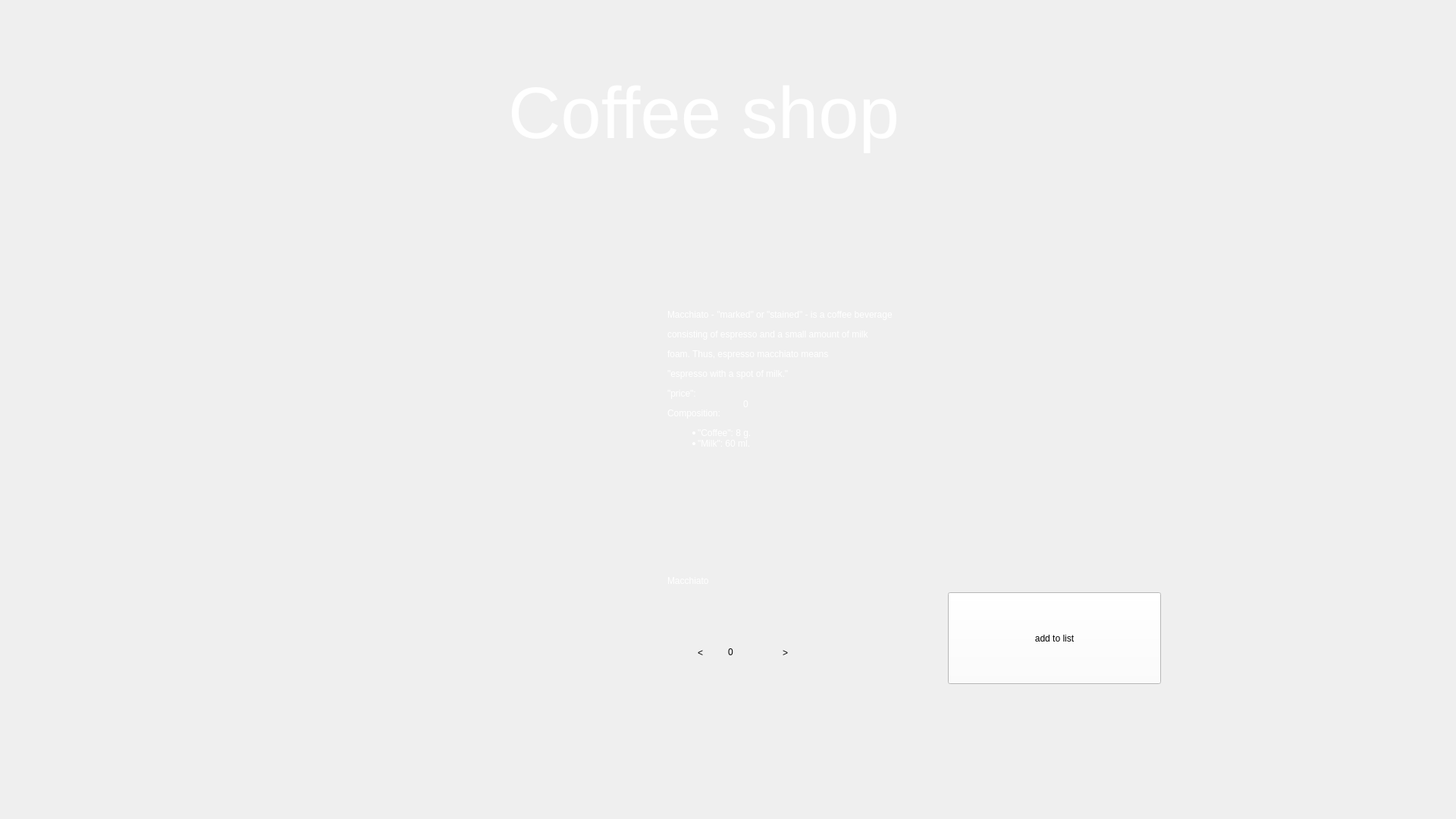
<?xml version="1.0" encoding="UTF-8"?>
<ui version="4.0">
 <class>MacchiatoForm</class>
 <widget class="QWidget" name="MacchiatoForm">
  <property name="geometry">
   <rect>
    <x>0</x>
    <y>0</y>
    <width>1920</width>
    <height>1080</height>
   </rect>
  </property>
  <property name="windowTitle">
   <string>Form</string>
  </property>
  <property name="styleSheet">
   <string notr="true"/>
  </property>
  <widget class="QLabel" name="Back">
   <property name="geometry">
    <rect>
     <x>0</x>
     <y>0</y>
     <width>1920</width>
     <height>1080</height>
    </rect>
   </property>
   <property name="styleSheet">
    <string notr="true">background-image: url(':/res/img/backgr.png');

background-repeat: no-repeat;
</string>
   </property>
   <property name="text">
    <string/>
   </property>
  </widget>
  <widget class="QLabel" name="label_2">
   <property name="geometry">
    <rect>
     <x>670</x>
     <y>80</y>
     <width>581</width>
     <height>141</height>
    </rect>
   </property>
   <property name="styleSheet">
    <string notr="true">position: absolute;
font: 700 26pt &quot;Segoe Script&quot;;
width: 328px;
height: 88px;
left: 796px;
top: 79px;
font-style: normal;
font-weight: 400;
font-size: 64px;
line-height: 88px;
color: #FFFFFF;
 border: none; 
outline: none;
background-position: center;
 background-repeat: no-repeat; 
background-color: transparent;</string>
   </property>
   <property name="text">
    <string>&lt;html&gt;&lt;head/&gt;&lt;body&gt;&lt;p&gt;&lt;span style=&quot; font-size:72pt;&quot;&gt;Coffee shop&lt;/span&gt;&lt;/p&gt;&lt;/body&gt;&lt;/html&gt;</string>
   </property>
  </widget>
  <widget class="QPushButton" name="Zerno">
   <property name="geometry">
    <rect>
     <x>89</x>
     <y>79</y>
     <width>130</width>
     <height>130</height>
    </rect>
   </property>
   <property name="styleSheet">
    <string notr="true">background-image: url(':/res/img/24.png');
background-position: center;
 background-repeat: no-repeat; 
background-color: transparent;
 border: none; 
outline: none;</string>
   </property>
   <property name="text">
    <string/>
   </property>
  </widget>
  <widget class="QLabel" name="label">
   <property name="geometry">
    <rect>
     <x>230</x>
     <y>310</y>
     <width>500</width>
     <height>591</height>
    </rect>
   </property>
   <property name="styleSheet">
    <string notr="true">background-image: url(':/res/img/Macchiato2.png');
background-position: center;
 background-repeat: no-repeat; </string>
   </property>
   <property name="text">
    <string/>
   </property>
  </widget>
  <widget class="QLabel" name="label_3">
   <property name="geometry">
    <rect>
     <x>880</x>
     <y>310</y>
     <width>711</width>
     <height>381</height>
    </rect>
   </property>
   <property name="styleSheet">
    <string notr="true">font: 700 18pt &quot;Segoe Script&quot;;
color: #FFFFFF;
</string>
   </property>
   <property name="text">
    <string>&lt;html&gt;&lt;head/&gt;&lt;body&gt;&lt;p&gt;Macchiato - &amp;quot;marked&amp;quot; or &amp;quot;stained&amp;quot; - is a coffee beverage &lt;/p&gt;&lt;p align=&quot;justify&quot;&gt;consisting of espresso and a small amount of milk &lt;/p&gt;&lt;p align=&quot;justify&quot;&gt;foam. Thus, espresso macchiato means &lt;/p&gt;&lt;p align=&quot;justify&quot;&gt;&amp;quot;espresso with a spot of milk.&amp;quot;&lt;/p&gt;&lt;p align=&quot;justify&quot;&gt;&amp;quot;price&amp;quot;: &lt;/p&gt;&lt;p&gt;Composition:&lt;/p&gt;&lt;ul style=&quot;margin-top: 0px; margin-bottom: 0px; margin-left: 0px; margin-right: 0px; -qt-list-indent: 1;&quot;&gt;&lt;li style=&quot; margin-top:12px; margin-bottom:0px; margin-left:0px; margin-right:0px; -qt-block-indent:0; text-indent:0px;&quot;&gt;&amp;quot;Coffee&amp;quot;: 8 g.&lt;/li&gt;&lt;li style=&quot; margin-top:0px; margin-bottom:12px; margin-left:0px; margin-right:0px; -qt-block-indent:0; text-indent:0px;&quot;&gt;&amp;quot;Milk&amp;quot;: 60 ml.&lt;/li&gt;&lt;/ul&gt;&lt;/body&gt;&lt;/html&gt;</string>
   </property>
  </widget>
  <widget class="QPushButton" name="Buttmin">
   <property name="geometry">
    <rect>
     <x>884</x>
     <y>820</y>
     <width>79</width>
     <height>81</height>
    </rect>
   </property>
   <property name="styleSheet">
    <string notr="true">font: 700 18pt &quot;Segoe Script&quot;;
background-image: url(:/res/img/whites.png);

 border: none; 
outline: none;</string>
   </property>
   <property name="text">
    <string>&lt;</string>
   </property>
  </widget>
  <widget class="QPushButton" name="Buttpl">
   <property name="geometry">
    <rect>
     <x>995</x>
     <y>820</y>
     <width>81</width>
     <height>81</height>
    </rect>
   </property>
   <property name="styleSheet">
    <string notr="true">font: 700 18pt &quot;Segoe Script&quot;;
background-image: url(:/res/img/whites.png);

 border: none; 
outline: none;</string>
   </property>
   <property name="text">
    <string>&gt;</string>
   </property>
  </widget>
  <widget class="QLabel" name="numberqwert">
   <property name="geometry">
    <rect>
     <x>960</x>
     <y>820</y>
     <width>91</width>
     <height>81</height>
    </rect>
   </property>
   <property name="statusTip">
    <string/>
   </property>
   <property name="whatsThis">
    <string/>
   </property>
   <property name="layoutDirection">
    <enum>Qt::LeftToRight</enum>
   </property>
   <property name="styleSheet">
    <string notr="true">font: 700 18pt &quot;Segoe Script&quot;;
 border: none; 
outline: none;
background-image: url(:/res/img/whites.png);
text-align: center;</string>
   </property>
   <property name="lineWidth">
    <number>1</number>
   </property>
   <property name="text">
    <string>&lt;html&gt;&lt;head/&gt;&lt;body&gt;&lt;p&gt;0&lt;/p&gt;&lt;/body&gt;&lt;/html&gt;</string>
   </property>
  </widget>
  <widget class="QPushButton" name="pushButton">
   <property name="geometry">
    <rect>
     <x>1250</x>
     <y>781</y>
     <width>281</width>
     <height>121</height>
    </rect>
   </property>
   <property name="styleSheet">
    <string notr="true">font: 700 25pt &quot;Segoe Script&quot;;
background-color: rgb(255, 255, 255);
background-color: rgb(255, 255, 255);</string>
   </property>
   <property name="text">
    <string>add to list</string>
   </property>
  </widget>
  <widget class="QLabel" name="L1">
   <property name="geometry">
    <rect>
     <x>980</x>
     <y>523</y>
     <width>49</width>
     <height>20</height>
    </rect>
   </property>
   <property name="styleSheet">
    <string notr="true">font: 700 18pt &quot;Segoe Script&quot;;
color: #FFFFFF;</string>
   </property>
   <property name="text">
    <string>0</string>
   </property>
  </widget>
  <widget class="QLabel" name="Lab1">
   <property name="geometry">
    <rect>
     <x>880</x>
     <y>730</y>
     <width>251</width>
     <height>71</height>
    </rect>
   </property>
   <property name="styleSheet">
    <string notr="true">font: 700 27pt &quot;Segoe Script&quot;;
color: #FFFFFF;</string>
   </property>
   <property name="text">
    <string>Macchiato</string>
   </property>
  </widget>
  <zorder>Back</zorder>
  <zorder>Buttmin</zorder>
  <zorder>numberqwert</zorder>
  <zorder>label_2</zorder>
  <zorder>Zerno</zorder>
  <zorder>label</zorder>
  <zorder>label_3</zorder>
  <zorder>Buttpl</zorder>
  <zorder>pushButton</zorder>
  <zorder>L1</zorder>
  <zorder>Lab1</zorder>
 </widget>
 <resources/>
 <connections/>
</ui>
